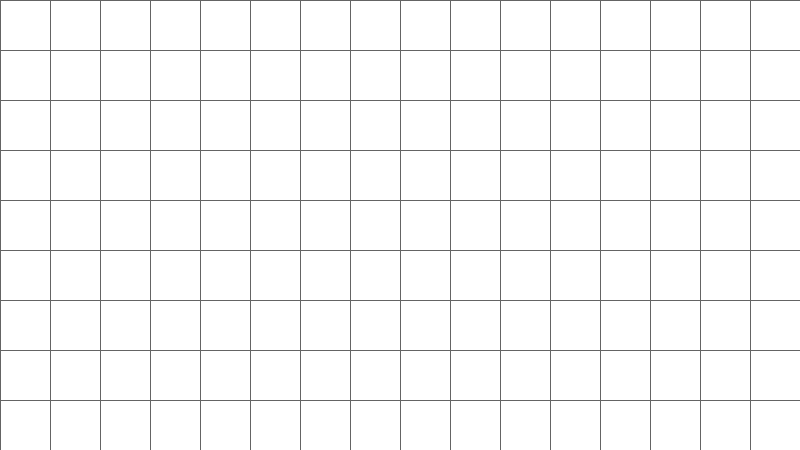
Frame 1 (no input)
Frame 60 (the mouse pressed at the canvas centre just before this capture): identical to frame 1, image omitted
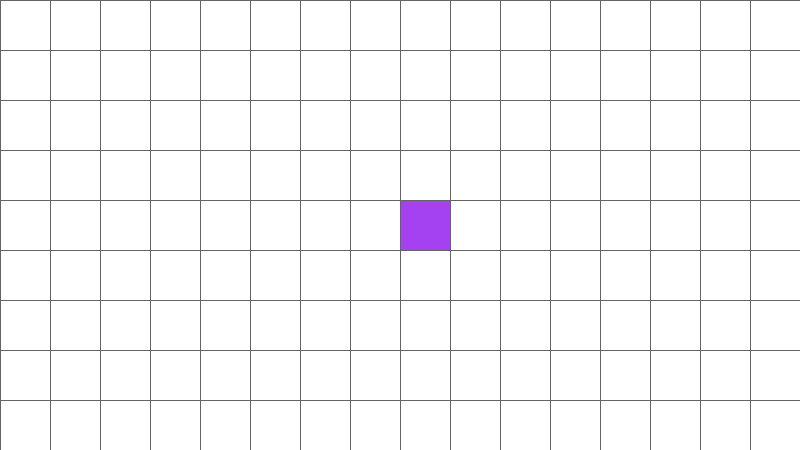
Frame 120 (the mouse held since frame 60 and released just before this capture)

The Processing sketch that drew these frames (run headless with seeded random() and noise(); from frame 60 on, the mouse is pressed at the canvas centre):

// Processing sketch: array_2d
// ── array_2d.pde
int filas = 9;
int columnas = 16;
int tamCelda = 50;

boolean[][] estados;
color[][] colores;

void settings() {
  size(800, 450);
}

void setup() {
  estados = new boolean[filas][columnas];
  colores = new color[filas][columnas];
}

void draw() {
  background(200);

  for (int i = 0; i < filas; i++) {
    for (int j = 0; j < columnas; j++) {

      int x = j * tamCelda;
      int y = i * tamCelda;

      stroke(100);

      if (estados[i][j] == false) {
        fill(255); // blanco
      } else {
        fill(colores[i][j]); // color random
      }

      rect(x, y, tamCelda, tamCelda);
    }
  }
}

void mousePressed() {
  int col = mouseX / tamCelda;
  int fila = mouseY / tamCelda;

  if (fila >= 0 && fila < filas && col >= 0 && col < columnas) {
    estados[fila][col] = !estados[fila][col];

    if (estados[fila][col]) {
      colores[fila][col] = color(random(255), random(255), random(255));
    }
  }
}
